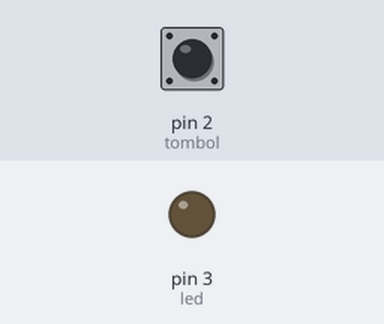
Bench run of a sketch on a simulated Arduino Uno, built with avr-gcc and run on an emulated ATmega328P. Shown: output pins drawn as LEDs (lit = HIGH). The inputs (shaded band) are chosen by the test bench; at power-on: pin 2 (tombol) LOW.

Above: at 1.2 s.
1.3 s: pin 2 (tombol) pulled HIGH for 0.15 s
At 1.37 s:
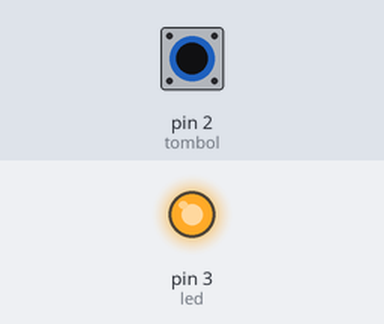
2.9 s: pin 2 (tombol) pulled HIGH for 3.2 s
At 6.6 s:
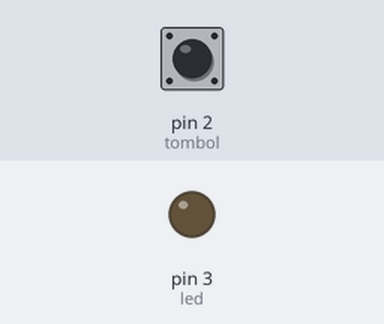
Timing chart, 0 to 8.1 s (numbered marks = the images above; inputs shaded):
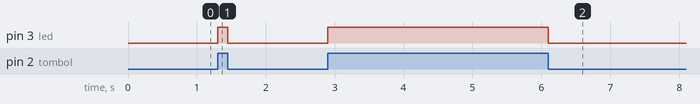

Measured:
- after the input at 1.3 s, pin 3 (led): LOW → HIGH at once, → LOW 0.15 s later
- after the input at 2.9 s, pin 3 (led): LOW → HIGH at once, → LOW 3.2 s later

The sketch:

button_latihan1.ino
```cpp
int tombol= 2;
int led= 3;
int nilai;
void setup(){
  pinMode(led, OUTPUT);
  pinMode(tombol, INPUT);
}
void loop(){
  nilai= digitalRead(tombol);
  if(nilai == 1){
    digitalWrite(led, HIGH);
  }
  else{
    digitalWrite(led, LOW);
  }
}
```
